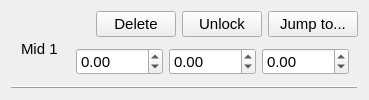
       <widget class="QWidget" name="mid1Wig" native="true">
        <layout class="QGridLayout" name="gridLayout_9">
         <property name="verticalSpacing">
          <number>0</number>
         </property>
         <item row="1" column="1" colspan="5">
          <widget class="QWidget" name="widget_8" native="true">
           <layout class="QGridLayout" name="gridLayout_18">
            <item row="0" column="0">
             <widget class="QDoubleSpinBox" name="mid1X">
              <property name="sizePolicy">
               <sizepolicy hsizetype="Fixed" vsizetype="Fixed">
                <horstretch>0</horstretch>
                <verstretch>0</verstretch>
               </sizepolicy>
              </property>
              <property name="minimumSize">
               <size>
                <width>60</width>
                <height>0</height>
               </size>
              </property>
              <property name="font">
               <font>
                <family>Arial</family>
                <pointsize>11</pointsize>
               </font>
              </property>
              <property name="focusPolicy">
               <enum>Qt::StrongFocus</enum>
              </property>
              <property name="styleSheet">
               <string notr="true"/>
              </property>
              <property name="showGroupSeparator" stdset="0">
               <bool>false</bool>
              </property>
              <property name="minimum">
               <double>-1000.000000000000000</double>
              </property>
              <property name="maximum">
               <double>1000.000000000000000</double>
              </property>
             </widget>
            </item>
            <item row="0" column="1">
             <widget class="QDoubleSpinBox" name="mid1Y">
              <property name="sizePolicy">
               <sizepolicy hsizetype="Fixed" vsizetype="Fixed">
                <horstretch>0</horstretch>
                <verstretch>0</verstretch>
               </sizepolicy>
              </property>
              <property name="minimumSize">
               <size>
                <width>60</width>
                <height>0</height>
               </size>
              </property>
              <property name="font">
               <font>
                <family>Arial</family>
                <pointsize>11</pointsize>
               </font>
              </property>
              <property name="focusPolicy">
               <enum>Qt::StrongFocus</enum>
              </property>
              <property name="styleSheet">
               <string notr="true"/>
              </property>
              <property name="minimum">
               <double>-1000.000000000000000</double>
              </property>
              <property name="maximum">
               <double>1000.000000000000000</double>
              </property>
             </widget>
            </item>
            <item row="0" column="2">
             <widget class="QDoubleSpinBox" name="mid1Z">
              <property name="sizePolicy">
               <sizepolicy hsizetype="Fixed" vsizetype="Fixed">
                <horstretch>0</horstretch>
                <verstretch>0</verstretch>
               </sizepolicy>
              </property>
              <property name="minimumSize">
               <size>
                <width>60</width>
                <height>0</height>
               </size>
              </property>
              <property name="font">
               <font>
                <family>Arial</family>
                <pointsize>11</pointsize>
               </font>
              </property>
              <property name="focusPolicy">
               <enum>Qt::StrongFocus</enum>
              </property>
              <property name="minimum">
               <double>-1000.000000000000000</double>
              </property>
              <property name="maximum">
               <double>1000.000000000000000</double>
              </property>
             </widget>
            </item>
           </layout>
          </widget>
         </item>
         <item row="0" column="5">
          <widget class="QPushButton" name="mid1JumpButton">
           <property name="sizePolicy">
            <sizepolicy hsizetype="Fixed" vsizetype="Fixed">
             <horstretch>0</horstretch>
             <verstretch>0</verstretch>
            </sizepolicy>
           </property>
           <property name="minimumSize">
            <size>
             <width>90</width>
             <height>25</height>
            </size>
           </property>
           <property name="font">
            <font>
             <family>Arial</family>
             <pointsize>11</pointsize>
            </font>
           </property>
           <property name="styleSheet">
            <string notr="true"/>
           </property>
           <property name="text">
            <string>Jump to...</string>
           </property>
           <attribute name="buttonGroup">
            <string notr="true">fidButtonGroup</string>
           </attribute>
          </widget>
         </item>
         <item row="0" column="4">
          <widget class="QPushButton" name="mid1LockButton">
           <property name="sizePolicy">
            <sizepolicy hsizetype="Preferred" vsizetype="Fixed">
             <horstretch>0</horstretch>
             <verstretch>0</verstretch>
            </sizepolicy>
           </property>
           <property name="minimumSize">
            <size>
             <width>80</width>
             <height>25</height>
            </size>
           </property>
           <property name="font">
            <font>
             <family>Arial</family>
             <pointsize>11</pointsize>
            </font>
           </property>
           <property name="styleSheet">
            <string notr="true"/>
           </property>
           <property name="text">
            <string>Unlock</string>
           </property>
           <attribute name="buttonGroup">
            <string notr="true">fidButtonGroup</string>
           </attribute>
          </widget>
         </item>
         <item row="0" column="0" rowspan="2">
          <widget class="QLabel" name="label_8">
           <property name="sizePolicy">
            <sizepolicy hsizetype="Fixed" vsizetype="Preferred">
             <horstretch>0</horstretch>
             <verstretch>0</verstretch>
            </sizepolicy>
           </property>
           <property name="minimumSize">
            <size>
             <width>50</width>
             <height>0</height>
            </size>
           </property>
           <property name="font">
            <font>
             <family>Arial</family>
             <pointsize>11</pointsize>
            </font>
           </property>
           <property name="text">
            <string>Mid 1</string>
           </property>
           <property name="indent">
            <number>10</number>
           </property>
          </widget>
         </item>
         <item row="2" column="0" colspan="6">
          <widget class="Line" name="line_26">
           <property name="sizePolicy">
            <sizepolicy hsizetype="Preferred" vsizetype="Fixed">
             <horstretch>0</horstretch>
             <verstretch>0</verstretch>
            </sizepolicy>
           </property>
           <property name="minimumSize">
            <size>
             <width>0</width>
             <height>0</height>
            </size>
           </property>
           <property name="font">
            <font>
             <family>Arial</family>
             <pointsize>11</pointsize>
            </font>
           </property>
           <property name="frameShadow">
            <enum>QFrame::Raised</enum>
           </property>
           <property name="lineWidth">
            <number>1</number>
           </property>
           <property name="orientation">
            <enum>Qt::Horizontal</enum>
           </property>
          </widget>
         </item>
         <item row="0" column="3">
          <widget class="QPushButton" name="mid1DelButton">
           <property name="sizePolicy">
            <sizepolicy hsizetype="Preferred" vsizetype="Fixed">
             <horstretch>0</horstretch>
             <verstretch>0</verstretch>
            </sizepolicy>
           </property>
           <property name="minimumSize">
            <size>
             <width>80</width>
             <height>25</height>
            </size>
           </property>
           <property name="font">
            <font>
             <family>Arial</family>
             <pointsize>11</pointsize>
            </font>
           </property>
           <property name="styleSheet">
            <string notr="true"/>
           </property>
           <property name="text">
            <string>Delete</string>
           </property>
           <attribute name="buttonGroup">
            <string notr="true">fidButtonGroup</string>
           </attribute>
          </widget>
         </item>
         <item row="0" column="1" colspan="2">
          <widget class="qSlicerMarkupsPlaceWidget" name="mid1Point">
           <property name="sizePolicy">
            <sizepolicy hsizetype="Preferred" vsizetype="Preferred">
             <horstretch>0</horstretch>
             <verstretch>0</verstretch>
            </sizepolicy>
           </property>
           <property name="minimumSize">
            <size>
             <width>0</width>
             <height>0</height>
            </size>
           </property>
           <property name="font">
            <font>
             <family>Arial</family>
             <pointsize>11</pointsize>
            </font>
           </property>
           <property name="buttonsVisible">
            <bool>false</bool>
           </property>
           <property name="deleteAllMarkupsOptionVisible">
            <bool>false</bool>
           </property>
           <property name="placeMultipleMarkups">
            <enum>qSlicerMarkupsPlaceWidget::ForcePlaceSingleMarkup</enum>
           </property>
           <property name="placeModeEnabled">
            <bool>false</bool>
           </property>
          </widget>
         </item>
        </layout>
       </widget>
